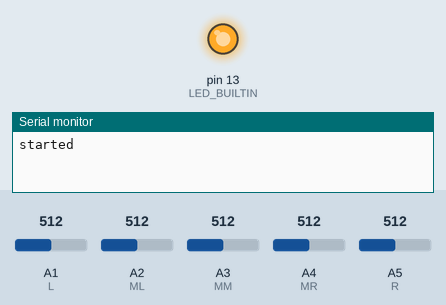
This sketch was run on a simulated Arduino Uno, built with avr-gcc and run on an emulated ATmega328P. Parts: output pins drawn as LEDs (lit = HIGH), the last lines printed to the serial monitor. The test bench sets the inputs (shaded band); at power-on: A1 (L) = 512, A2 (ML) = 512, A3 (MM) = 512, A4 (MR) = 512, A5 (R) = 512.

Above: at 0.6 s.
At 7.7 s:
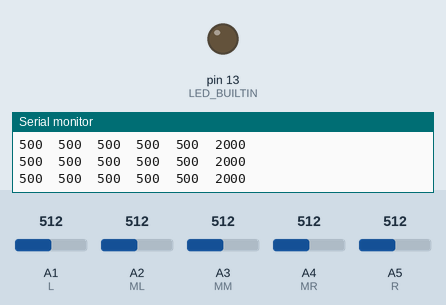
7.8 s: A1 (L) set to 110
10.8 s: A1 (L) set to 94
Timing chart, 0 to 13.8 s (numbered marks = the images above; inputs shaded):
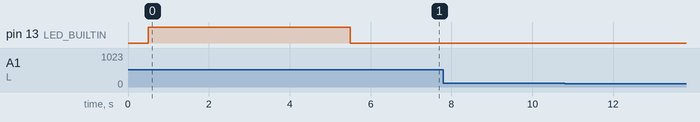

The sketch:

semsor_test2.0.ino
```cpp
#include <QTRSensors.h>
//functions

void calibrate();
void print_pos();

// sensors pins
int L=A1;
int ML=A2;
int MM=A3;
int MR=A4;
int R=A5;
//sensor array
const int arr[6] = {A0,L,ML,MM,MR,R};
int threshold  [5] = {500,500,500,500,500};

////////////////////////////////////////////////////
QTRSensors qtr;

const uint8_t SensorCount = 5;
uint16_t sensorValues[SensorCount];
////////////////////////////////////////////////////


int position;

////////////////////////////////////////////////////
// 0 255 MAX_SPEED/2000
void setup()

{
 // print the calibration minimum values measured when emitters were on
  Serial.begin(9600);
  Serial.println("started");
  // configure the sensors
  qtr.setTypeAnalog();
  qtr.setSensorPins((const uint8_t[]){ A1, A2, A3, A4, A5}, SensorCount);

////////////////////////////////////////////////////

  pinMode(L,INPUT);
  pinMode(ML,INPUT);
  pinMode(MM,INPUT);
  pinMode(MR,INPUT);
  pinMode(R,INPUT);

////////////////////////////////////////////////////

calibrate();

}

void loop()
{
print_pos();
}

///////////////////////////////////////////////////////////////////////////////////////


///////////////////////////////////////////////////////////////////////////////////////
void print_pos(){
  position =  qtr.readLineBlack(sensorValues);
  qtr.readCalibrated(sensorValues);
  for (uint8_t i = 0; i < SensorCount; i++)
  {
    Serial.print(sensorValues[i]);
    Serial.print('\t');
  }
  Serial.println(position);
}
///////////////////////////////////////////////////////////////////////////////////////
void calibrate(){

delay(500);
  pinMode(LED_BUILTIN, OUTPUT);
  digitalWrite(LED_BUILTIN, HIGH); // turn on Arduino's LED to indicate we are in calibration mode

  // analogRead() takes about 0.1 ms on an AVR.
  // 0.1 ms per sensor * 4 samples per sensor read (default) * 6 sensors
  // * 10 reads per calibrate() call = ~24 ms per calibrate() call.
  // Call calibrate() 400 times to make calibration take about 10 seconds.
  for (uint16_t i = 0; i < 200; i++)
  {
    qtr.calibrate();
  }
  digitalWrite(LED_BUILTIN, LOW); // turn off Arduino's LED to indicate we are through with calibration

  for (uint8_t i = 0; i < SensorCount; i++)
  {
    Serial.print(qtr.calibrationOn.minimum[i]);
    Serial.print(' ');
  }
  Serial.println();

  // print the calibration maximum values measured when emitters were on
  for (uint8_t i = 0; i < SensorCount; i++)
  {
    Serial.print(qtr.calibrationOn.maximum[i]);
    Serial.print(' ');
  }
    Serial.println(' ');

    for (uint8_t i = 0; i < SensorCount; i++)
  {
    threshold[i] = (qtr.calibrationOn.maximum[i] + qtr.calibrationOn.minimum[i]) / 2;
    Serial.print(threshold[i]);
    Serial.print(' ');

  }
  Serial.println();

  Serial.println();
  delay(1000);


}
```
